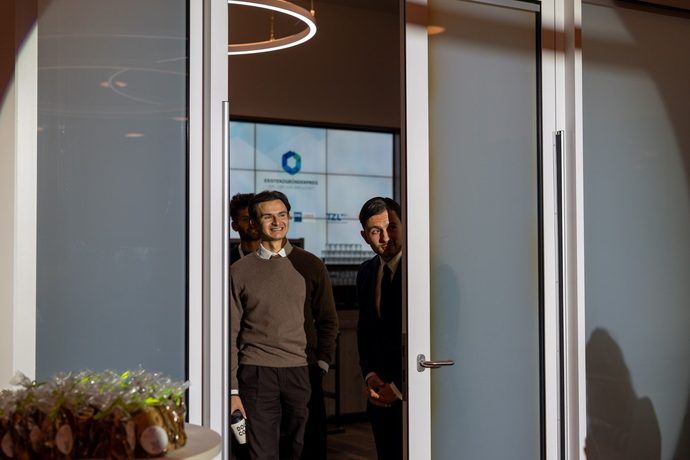
#> input picture assets/collage/alt-01.jpg, 690 x 460 px, given in place of basis.png, which was not available
$ python collage.py ../assets/collage/alt-01.jpg
#> lines starting #> are read from the running program, lines starting #| are printed output that depends on the picture; pictures that were not available may be replaced by others from this repository, and a replacement may not be noted
"""Baut assets/collage/collage.jpg: die gewachsene Collage aus der IHK Kneipentalk Keynote als Basis,
neue Fotos werden randlos darübergesetzt.

Aufruf:  python3 werkzeuge/collage.py

Alle Kästen sind in Pixeln auf einer 1920 x 1080 Folie angegeben: (datei, links, oben, rechts, unten, fokus).
WICHTIG: Die Kästen liegen exakt auf den Kanten der Fotos in der Vorlage (mit Messraster abgelesen). Wer einen Kasten
verschiebt, lässt Reststreifen des alten Fotos stehen oder schneidet Nachbarn die Köpfe ab. Vor Änderungen
`python3 werkzeuge/collage.py --raster` aufrufen: das schreibt vier vergrößerte Viertel der Vorlage mit Koordinatennetz.
fokus = welcher Höhenanteil des neuen Fotos im Ausschnitt bleibt (0 oben, 1 unten). Statt fokus geht auch ein fester
Ausschnitt des Quellfotos als Tupel (links, oben, rechts, unten) in Anteilen.
Nicht überdecken: Günther in der Mitte, Urkunde unten links, Handschlag unten rechts, das Trio unten mittig (Doms Kopf!).
"""
import sys
from pathlib import Path
from PIL import Image, ImageDraw, ImageOps

HIER = Path(__file__).resolve().parent / "collage"
ZIEL = HIER.parent.parent / "assets/collage/collage.jpg"

EINSAETZE = [
    # Eigene Fotos 2025 und 2026
    ("18.jpg",                     0,   0,  345,  229, .40),                 # EDGE über Lübeck (statt Türfoto)
    ("16.jpg",                  1555,   0, 1920,  199, (0, .515, 1, .88)),   # unser IHK Kneipentalk: Querstreifen mit beiden und Leinwand
    ("15.jpg",                   190, 545,  368,  745, .30),                 # Forum Ehrenamt am Pult
    ("21.jpg",                     0, 592,  190,  745, .55),                 # Lübeck.Lokal auf dem Dach
    ("12.jpg",                  1255, 540, 1542,  680, .45),                 # Vortrag vor vollem Saal (endet über den Köpfen der Frauengruppe)
    ("19.jpg",                   385, 955,  656, 1080, .60),                 # Team vor dem Rathaus
    # LinkedIn, Edgar und Emre
    ("li-guenther-vfb.jpg",     1387, 388, 1572,  540, .38),                 # Günther mit Emre im VfB Stadion
    ("li-vfb-gruppe.jpg",       1370, 230, 1572,  388, .45),
    ("li-vfb-stadion.jpg",      1542, 596, 1733,  733, .50),
    ("li-vfb-trikot.jpg",        975, 745, 1146,  900, .35),
    ("li-lachclash-gruppe.jpg",  290, 230,  528,  388, .50),
    ("li-lachclash-duo.jpg",     528, 281,  613,  395, .55),
    ("li-moin.jpg",              590, 572,  833,  713, .60),
    ("li-roboter-gruppe.jpg",    627, 713,  893,  845, .40),
    ("li-it4b.jpg",             1043, 520, 1147,  648, .45),
    ("li-fussball-team.jpg",     957,   0, 1150,  124, .50),
    ("li-fussball-bild.jpg",       0, 229,  172,  379, .45),
    ("li-anzug-trio.jpg",        161, 380,  378,  545, .0),
    ("li-workshop-selfie.jpg",   957, 124, 1152,  222, 1.0),
]

basis = Image.open(HIER / "basis.png").convert("RGB"); W, H = basis.size
#> further down, basis is the input picture: PIL image 690x460 RGB; mean R, G, B 106.6, 103.2, 101.3
#> after `W, H = basis.size`: W = 690; H = 460

if "--raster" in sys.argv:
    klein = basis.resize((1920, 1080), Image.LANCZOS)
    for name, (x0, y0) in {"A_oben_links": (0, 0), "B_oben_rechts": (960, 0), "C_unten_links": (0, 540), "D_unten_rechts": (960, 540)}.items():
        t = klein.crop((x0, y0, x0 + 960, y0 + 540)).resize((1920, 1080), Image.LANCZOS); d = ImageDraw.Draw(t)
        for g in range(0, 961, 40):
            d.line([(g * 2, 0), (g * 2, 1080)], fill=(255, 255, 0)); d.text((g * 2 + 3, 3), str(x0 + g), fill=(255, 255, 0))
        for g in range(0, 541, 40):
            d.line([(0, g * 2), (1920, g * 2)], fill=(0, 255, 255)); d.text((3, g * 2 + 2), str(y0 + g), fill=(0, 255, 255))
        t.save(HIER / f"raster_{name}.jpg", quality=80)
    print("Raster geschrieben nach", HIER); sys.exit()

for datei, l, o, r, u, fokus in EINSAETZE:
    kasten = (round(l / 1920 * W), round(o / 1080 * H), round(r / 1920 * W), round(u / 1080 * H))
#> kasten = (0, 0, 124, 98)
    groesse = (kasten[2] - kasten[0], kasten[3] - kasten[1])
#> groesse = (124, 98)
    foto = Image.open(HIER / "neu" / datei).convert("RGB")
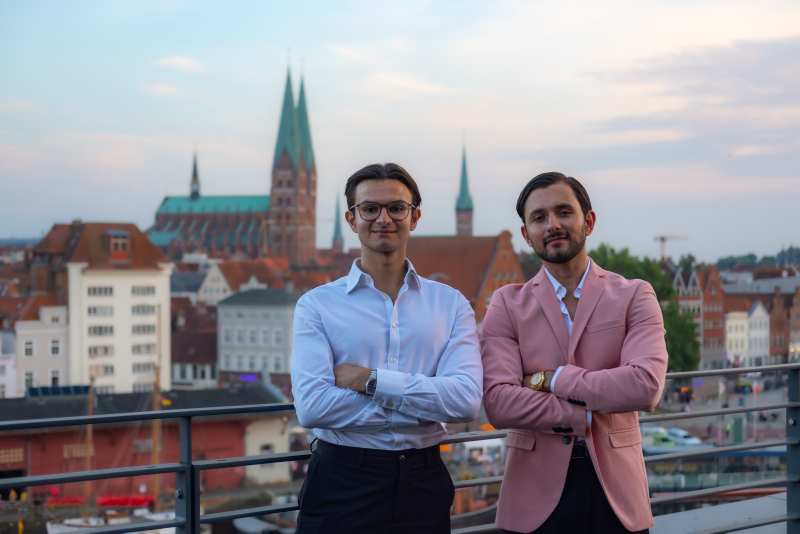
#> input picture werkzeuge/collage/neu/18.jpg, 1600 x 1067 px (shown at 1/2 size)
#> foto is the input picture: PIL image 1600x1067 RGB; mean R, G, B 144.8, 142.7, 150.5
    if isinstance(fokus, tuple):
        fw, fh = foto.size; foto = foto.crop((int(fokus[0] * fw), int(fokus[1] * fh), int(fokus[2] * fw), int(fokus[3] * fh))); fokus = .5
    basis.paste(ImageOps.fit(foto, groesse, Image.LANCZOS, centering=(.5, fokus)), kasten[:2])
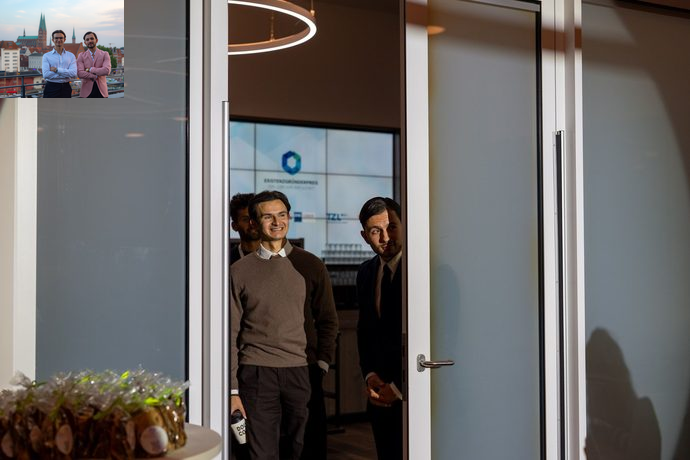
#> basis: PIL image 690x460 RGB; mean R, G, B 107.9, 104.8, 103.5
#> pass 2 of the loop `for datei, l, o, r, u, fokus in EINSAETZE:`:
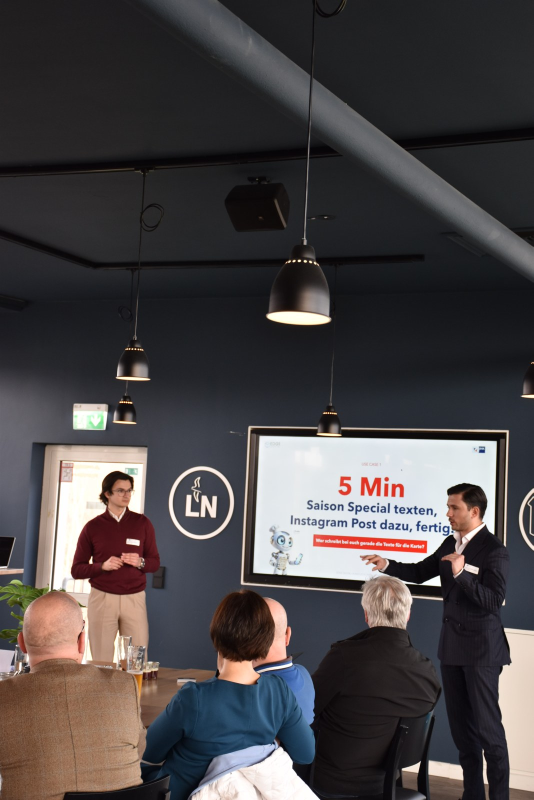
#> input picture werkzeuge/collage/neu/16.jpg, 1067 x 1600 px (shown at 1/2 size)
#> foto is the input picture: PIL image 1067x1600 RGB; mean R, G, B 73.7, 69.3, 70.5
#> `foto = foto.crop((int(fokus[0] * fw), int(fokus[1] * fh), int(fokus[2]`:
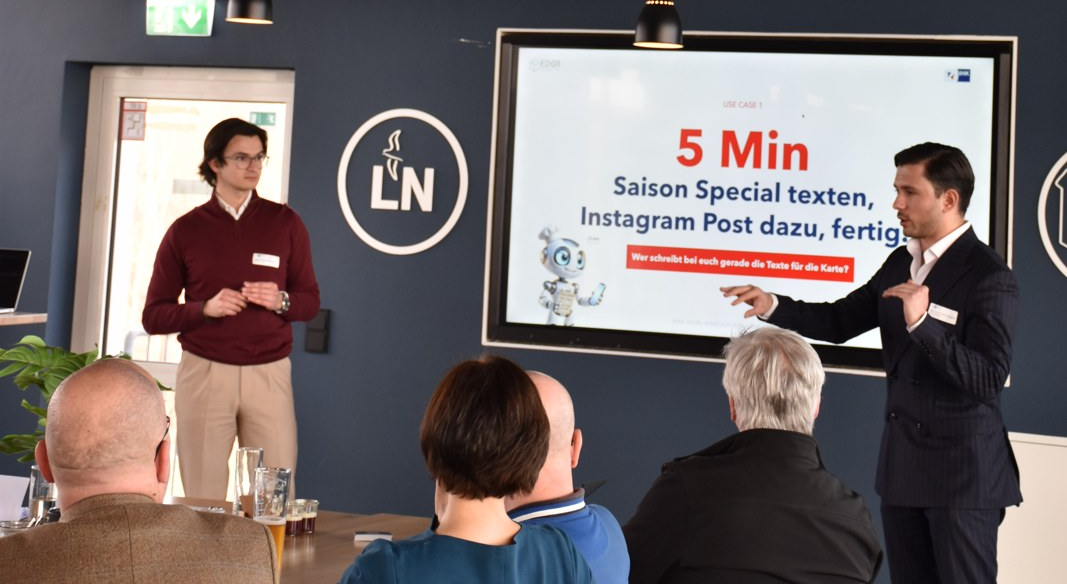
#> foto: PIL image 1067x584 RGB; mean R, G, B 118.7, 109, 109.1
#> `basis.paste(ImageOps.fit(foto, groesse, Image.LANCZOS, centering=(.5, ..`:
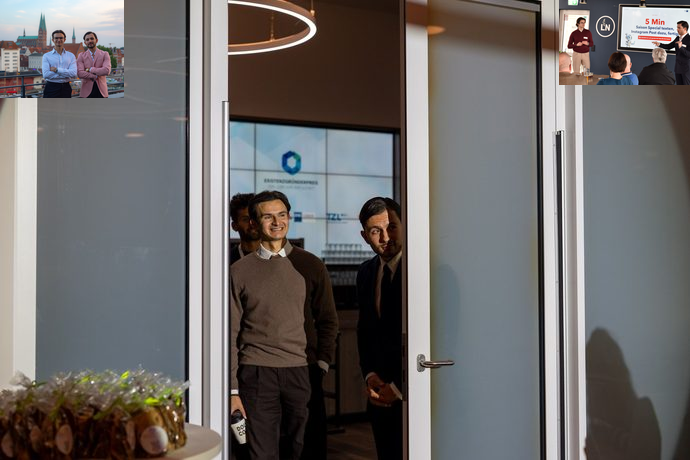
#> basis: PIL image 690x460 RGB; mean R, G, B 109.2, 106.2, 105.2
#> pass 3 of the loop `for datei, l, o, r, u, fokus in EINSAETZE:`:
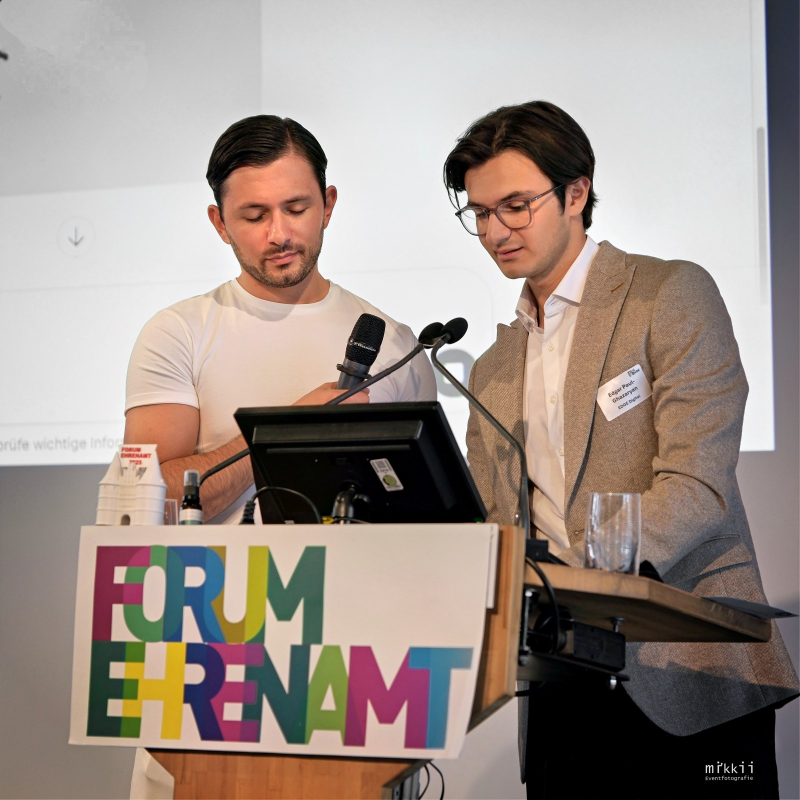
#> input picture werkzeuge/collage/neu/15.jpg, 1600 x 1600 px (shown at 1/2 size)
#> foto is the input picture: PIL image 1600x1600 RGB; mean R, G, B 157.9, 144.4, 136.9
#> `basis.paste(ImageOps.fit(foto, groesse, Image.LANCZOS, centering=(.5, ..`:
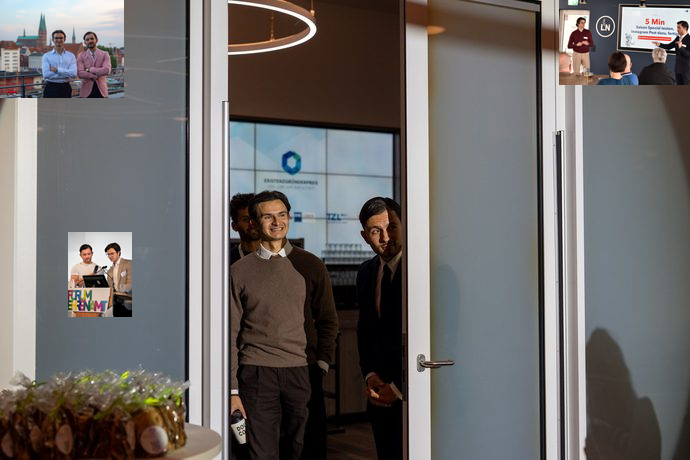
#> basis: PIL image 690x460 RGB; mean R, G, B 110.1, 106.7, 105.5
#> (the run stopped early here; a loop or call above may not have finished)
